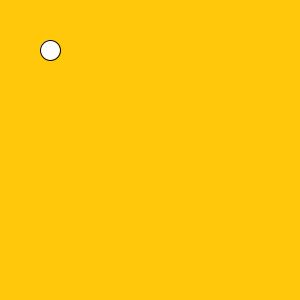
Frame 1 (no input)
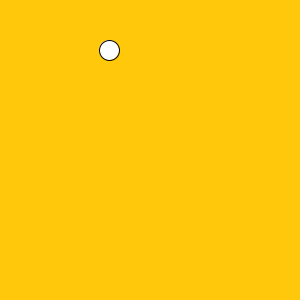
Frame 60 (the mouse pressed at the canvas centre just before this capture)
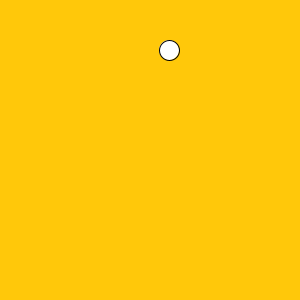
Frame 120 (the mouse held since frame 60 and released just before this capture)

The Processing sketch that drew these frames (run headless with seeded random() and noise(); from frame 60 on, the mouse is pressed at the canvas centre):

// Processing sketch: ex9_slide_circle_clearBackground
// ── ex9_slide_circle_clearBackground.pde
int x = 50;

void setup() {
  size(300,300);
  background(255);
}

void draw() {
  background(255, 200, 10);
  ellipse(x,50,20,20);
  x = x + 1;
}
 
